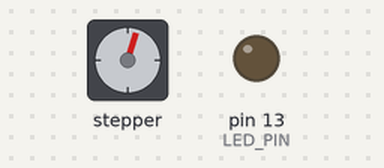
Bench run of a sketch on a simulated Arduino Uno, built with avr-gcc and run on an emulated ATmega328P. Shown: stepper motor, output pins drawn as LEDs (lit = HIGH). Stepper angles assume 200 steps per turn; what the sketch prints to the serial monitor is not drawn.

Above: at 0.05 s.
At 0.8 s:
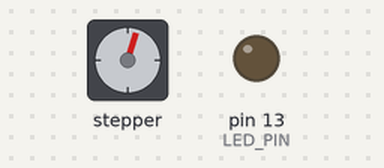
At 1.55 s:
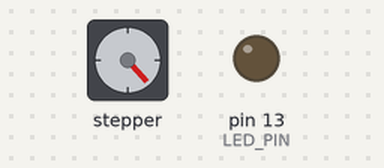
At 3.2 s:
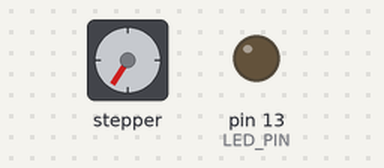
Timing chart, 0 to 7.6 s (numbered marks = the images above):
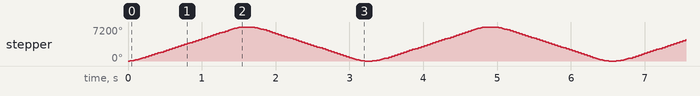

Measured:
- by itself, stepper: turns 7200° clockwise in 1.5 s, then 7200° counter-clockwise in 1.5 s, repeating every 3.3 s

The sketch:

Stepper_Motor.ino
```cpp
#include <SpeedyStepper.h>


//
// pin assignments
//
const int LED_PIN = 13;
const int MOTOR_STEP_PIN = 3;
const int MOTOR_DIRECTION_PIN = 2;


//
// create the stepper motor object
//
SpeedyStepper stepper;


void setup()
{
  //
  // setup the LED pin and enable print statements
  //
  pinMode(LED_PIN, OUTPUT);
  Serial.begin(9600);


  //
  // connect and configure the stepper motor to its IO pins
  //
  stepper.connectToPins(MOTOR_STEP_PIN, MOTOR_DIRECTION_PIN);
}


void loop()
{
  //
  // Here will will try rotating at faster and faster speeds.  You can
  // see how the motor's torque is reduced as the speed increases by
  // pinching the shaft with your fingers.  Note: When the motor can't
  // go at the commanded speed, it simply stops.
  //
  // I have conducted all of these tests with 1x microstepping.
  //

  //
  // 100 steps/second
  //
  Serial.println("Testing 100 steps/second.");
  stepper.setSpeedInStepsPerSecond(12500);
  stepper.setAccelerationInStepsPerSecondPerSecond(40000);
  stepper.moveRelativeInSteps(4000);
  delay(100);
  stepper.moveRelativeInSteps(-4000);
  delay(100);
  /*
  //
  // 200 steps/second
  //
  Serial.println("Testing 200 steps/second.");
  stepper.setSpeedInStepsPerSecond(200);
  stepper.setAccelerationInStepsPerSecondPerSecond(800);
  stepper.moveRelativeInSteps(400);
  delay(800);

  //
  // 400 steps/second
  //
  Serial.println("Testing 400 steps/second.");
  stepper.setSpeedInStepsPerSecond(400);
  stepper.setAccelerationInStepsPerSecondPerSecond(800);
  stepper.moveRelativeInSteps(800);
  delay(800);

  //
  // 800 steps/second
  // Note: My 12V NEAMA 17 motor with a 20V power supply stops here
  //
  Serial.println("Testing 800 steps/second.");
  stepper.setSpeedInStepsPerSecond(800);
  stepper.setAccelerationInStepsPerSecondPerSecond(800);
  stepper.moveRelativeInSteps(1600);
  delay(800);

  //
  // 1600 steps/second
  //
  Serial.println("Testing 1600 steps/second.");
  stepper.setSpeedInStepsPerSecond(1600);
  stepper.setAccelerationInStepsPerSecondPerSecond(1600);
  stepper.moveRelativeInSteps(3200);
  delay(800);

  //
  // 3200 steps/second
  //
  Serial.println("Testing 3200 steps/second.");
  stepper.setSpeedInStepsPerSecond(3200);
  stepper.setAccelerationInStepsPerSecondPerSecond(3200);
  stepper.moveRelativeInSteps(6400);
  delay(800);

  //
  // 6400 steps/second
  // Note: My 3.2V NEAMA 17 motor with a 20V power supply stops here
  //
  Serial.println("Testing 6400 steps/second.");
  stepper.setSpeedInStepsPerSecond(6400);
  stepper.setAccelerationInStepsPerSecondPerSecond(6400);
  stepper.moveRelativeInSteps(12800);
  delay(800);

  //
  // 12500 steps/second, the fastest this library can generate
  // Note: My 3.8V NEAMA 11 motor with a 20V power supply stops here
  //
  Serial.println("Testing 12500 steps/second.");
  stepper.setSpeedInStepsPerSecond(12500);
  stepper.setAccelerationInStepsPerSecondPerSecond(6400);
  stepper.moveRelativeInSteps(38400);
  delay(800);

  Serial.println("");
  delay(3000);
  */
}
```
